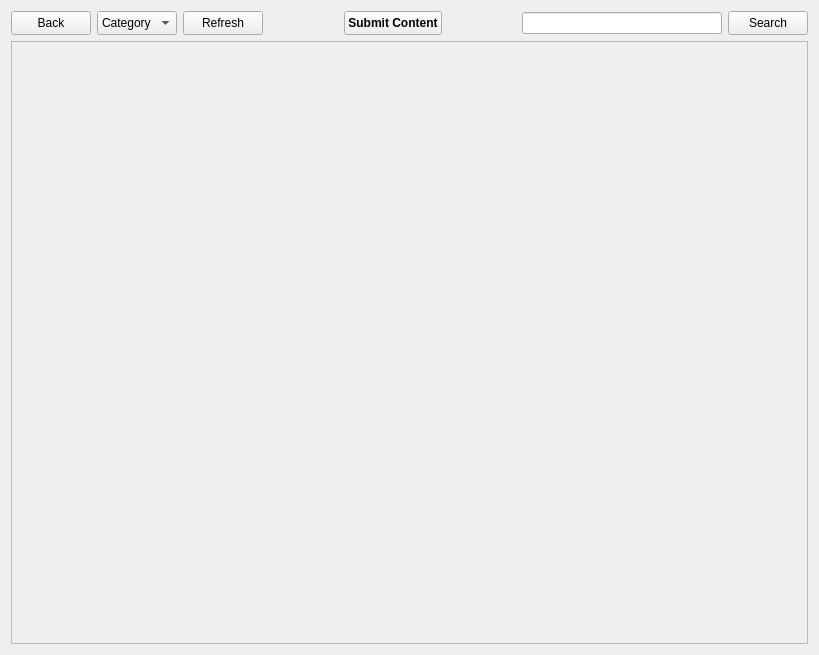
<?xml version="1.0" encoding="UTF-8"?>
<ui version="4.0">
 <class>PageWidget</class>
 <widget class="QWidget" name="PageWidget">
  <property name="geometry">
   <rect>
    <x>0</x>
    <y>0</y>
    <width>819</width>
    <height>655</height>
   </rect>
  </property>
  <layout class="QVBoxLayout" name="verticalLayout">
   <item>
    <layout class="QHBoxLayout" name="horizontalLayout" stretch="0,0,0,1,0,1,1,0">
     <item>
      <widget class="QPushButton" name="backButton">
       <property name="enabled">
        <bool>true</bool>
       </property>
       <property name="minimumSize">
        <size>
         <width>0</width>
         <height>24</height>
        </size>
       </property>
       <property name="maximumSize">
        <size>
         <width>16777215</width>
         <height>24</height>
        </size>
       </property>
       <property name="text">
        <string>Back</string>
       </property>
       <property name="icon">
        <iconset resource="../Resources/BaseClient.qrc">
         <normaloff>:/Icons/IndicatorArrowLeft.png</normaloff>:/Icons/IndicatorArrowLeft.png</iconset>
       </property>
      </widget>
     </item>
     <item>
      <widget class="QComboBox" name="categoryBox">
       <property name="minimumSize">
        <size>
         <width>0</width>
         <height>24</height>
        </size>
       </property>
       <property name="maximumSize">
        <size>
         <width>16777215</width>
         <height>24</height>
        </size>
       </property>
       <item>
        <property name="text">
         <string>Category</string>
        </property>
       </item>
      </widget>
     </item>
     <item>
      <widget class="QPushButton" name="refreshButton">
       <property name="minimumSize">
        <size>
         <width>0</width>
         <height>24</height>
        </size>
       </property>
       <property name="maximumSize">
        <size>
         <width>16777215</width>
         <height>24</height>
        </size>
       </property>
       <property name="text">
        <string>Refresh</string>
       </property>
      </widget>
     </item>
     <item>
      <spacer name="horizontalSpacer">
       <property name="orientation">
        <enum>Qt::Horizontal</enum>
       </property>
       <property name="sizeHint" stdset="0">
        <size>
         <width>40</width>
         <height>20</height>
        </size>
       </property>
      </spacer>
     </item>
     <item>
      <widget class="QPushButton" name="submitButton">
       <property name="minimumSize">
        <size>
         <width>0</width>
         <height>24</height>
        </size>
       </property>
       <property name="maximumSize">
        <size>
         <width>16777215</width>
         <height>24</height>
        </size>
       </property>
       <property name="font">
        <font>
         <weight>75</weight>
         <bold>true</bold>
        </font>
       </property>
       <property name="text">
        <string>Submit Content</string>
       </property>
      </widget>
     </item>
     <item>
      <spacer name="horizontalSpacer_3">
       <property name="orientation">
        <enum>Qt::Horizontal</enum>
       </property>
       <property name="sizeHint" stdset="0">
        <size>
         <width>40</width>
         <height>20</height>
        </size>
       </property>
      </spacer>
     </item>
     <item>
      <widget class="QLineEdit" name="lineEdit">
       <property name="sizePolicy">
        <sizepolicy hsizetype="Preferred" vsizetype="Fixed">
         <horstretch>0</horstretch>
         <verstretch>0</verstretch>
        </sizepolicy>
       </property>
       <property name="minimumSize">
        <size>
         <width>200</width>
         <height>0</height>
        </size>
       </property>
       <property name="maximumSize">
        <size>
         <width>200</width>
         <height>16777215</height>
        </size>
       </property>
      </widget>
     </item>
     <item>
      <widget class="QPushButton" name="searchButton">
       <property name="minimumSize">
        <size>
         <width>0</width>
         <height>24</height>
        </size>
       </property>
       <property name="maximumSize">
        <size>
         <width>16777215</width>
         <height>24</height>
        </size>
       </property>
       <property name="text">
        <string>Search</string>
       </property>
      </widget>
     </item>
    </layout>
   </item>
   <item>
    <widget class="QStackedWidget" name="stackedWidget">
     <widget class="QWidget" name="page1">
      <layout class="QGridLayout" name="gridLayout">
       <property name="leftMargin">
        <number>0</number>
       </property>
       <property name="topMargin">
        <number>0</number>
       </property>
       <property name="rightMargin">
        <number>0</number>
       </property>
       <property name="bottomMargin">
        <number>0</number>
       </property>
       <property name="spacing">
        <number>0</number>
       </property>
       <item row="0" column="0">
        <widget class="QScrollArea" name="scrollArea1">
         <property name="horizontalScrollBarPolicy">
          <enum>Qt::ScrollBarAlwaysOff</enum>
         </property>
         <property name="widgetResizable">
          <bool>true</bool>
         </property>
         <widget class="QWidget" name="scrollAreaWidgetContents">
          <property name="geometry">
           <rect>
            <x>0</x>
            <y>0</y>
            <width>799</width>
            <height>603</height>
           </rect>
          </property>
         </widget>
        </widget>
       </item>
      </layout>
     </widget>
     <widget class="QWidget" name="page2">
      <layout class="QGridLayout" name="gridLayout_2">
       <property name="leftMargin">
        <number>0</number>
       </property>
       <property name="topMargin">
        <number>0</number>
       </property>
       <property name="rightMargin">
        <number>0</number>
       </property>
       <property name="bottomMargin">
        <number>0</number>
       </property>
       <property name="spacing">
        <number>0</number>
       </property>
       <item row="0" column="0">
        <widget class="QScrollArea" name="scrollArea2">
         <property name="widgetResizable">
          <bool>true</bool>
         </property>
         <widget class="QWidget" name="scrollAreaWidgetContents_2">
          <property name="geometry">
           <rect>
            <x>0</x>
            <y>0</y>
            <width>98</width>
            <height>28</height>
           </rect>
          </property>
         </widget>
        </widget>
       </item>
      </layout>
     </widget>
    </widget>
   </item>
  </layout>
 </widget>
 <resources>
  <include location="../Resources/BaseClient.qrc"/>
 </resources>
 <connections/>
</ui>
